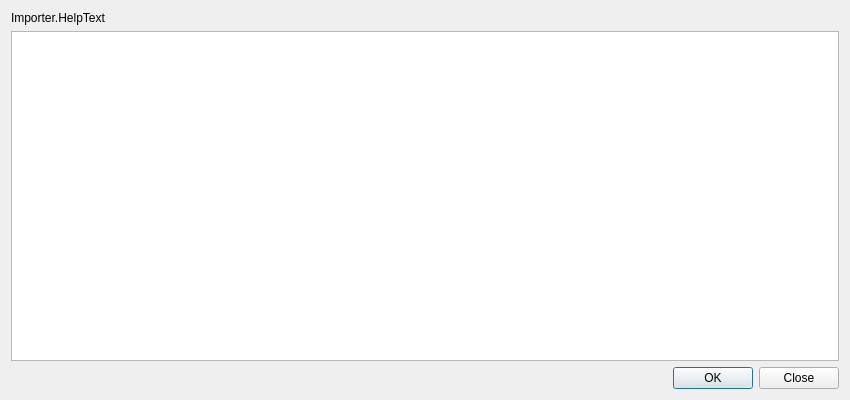
<?xml version="1.0" encoding="UTF-8"?>
<ui version="4.0">
 <class>OBSImporter</class>
 <widget class="QDialog" name="OBSImporter">
  <property name="geometry">
   <rect>
    <x>0</x>
    <y>0</y>
    <width>850</width>
    <height>400</height>
   </rect>
  </property>
  <property name="windowTitle">
   <string>Importer</string>
  </property>
  <layout class="QGridLayout" name="gridLayout">
   <item row="0" column="0">
    <widget class="QLabel" name="label">
     <property name="text">
      <string>Importer.HelpText</string>
     </property>
    </widget>
   </item>
   <item row="2" column="0">
    <layout class="QHBoxLayout" name="horizontalLayout_4">
     <property name="spacing">
      <number>6</number>
     </property>
     <item>
      <widget class="QDialogButtonBox" name="buttonBox">
       <property name="standardButtons">
        <set>QDialogButtonBox::Close|QDialogButtonBox::Ok</set>
       </property>
      </widget>
     </item>
    </layout>
   </item>
   <item row="1" column="0">
    <widget class="QTableView" name="tableView">
     <property name="selectionMode">
      <enum>QAbstractItemView::NoSelection</enum>
     </property>
     <attribute name="horizontalHeaderDefaultSectionSize">
      <number>23</number>
     </attribute>
     <attribute name="horizontalHeaderMinimumSectionSize">
      <number>23</number>
     </attribute>
     <attribute name="verticalHeaderVisible">
      <bool>false</bool>
     </attribute>
     <attribute name="verticalHeaderDefaultSectionSize">
      <number>23</number>
     </attribute>
    </widget>
   </item>
  </layout>
 </widget>
 <resources/>
 <connections/>
</ui>
